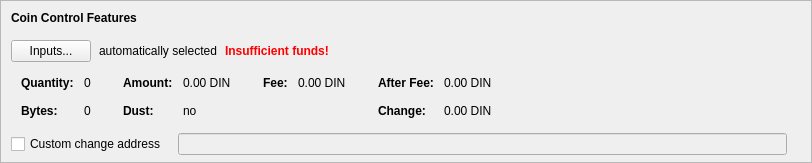
    <widget class="QFrame" name="frameCoinControl">
     <property name="sizePolicy">
      <sizepolicy hsizetype="Expanding" vsizetype="Expanding">
       <horstretch>0</horstretch>
       <verstretch>0</verstretch>
      </sizepolicy>
     </property>
     <property name="maximumSize">
      <size>
       <width>16777215</width>
       <height>16777215</height>
      </size>
     </property>
     <property name="frameShape">
      <enum>QFrame::StyledPanel</enum>
     </property>
     <property name="frameShadow">
      <enum>QFrame::Sunken</enum>
     </property>
     <layout class="QVBoxLayout" name="verticalLayoutCoinControl2">
      <property name="spacing">
       <number>0</number>
      </property>
      <property name="leftMargin">
       <number>0</number>
      </property>
      <property name="topMargin">
       <number>0</number>
      </property>
      <property name="rightMargin">
       <number>0</number>
      </property>
      <property name="bottomMargin">
       <number>6</number>
      </property>
      <item>
       <layout class="QVBoxLayout" name="verticalLayoutCoinControl" stretch="0,0,0,0,1">
        <property name="spacing">
         <number>0</number>
        </property>
        <property name="leftMargin">
         <number>10</number>
        </property>
        <property name="topMargin">
         <number>10</number>
        </property>
        <item>
         <layout class="QHBoxLayout" name="horizontalLayoutCoinControl1">
          <property name="bottomMargin">
           <number>15</number>
          </property>
          <item>
           <widget class="QLabel" name="labelCoinControlFeatures">
            <property name="sizePolicy">
             <sizepolicy hsizetype="Preferred" vsizetype="Maximum">
              <horstretch>0</horstretch>
              <verstretch>0</verstretch>
             </sizepolicy>
            </property>
            <property name="font">
             <font>
              <weight>75</weight>
              <bold>true</bold>
             </font>
            </property>
            <property name="styleSheet">
             <string notr="true">font-weight:bold;</string>
            </property>
            <property name="text">
             <string>Coin Control Features</string>
            </property>
           </widget>
          </item>
         </layout>
        </item>
        <item>
         <layout class="QHBoxLayout" name="horizontalLayoutCoinControl2" stretch="0,0,0,0">
          <property name="spacing">
           <number>8</number>
          </property>
          <property name="bottomMargin">
           <number>10</number>
          </property>
          <item>
           <widget class="QPushButton" name="pushButtonCoinControl">
            <property name="styleSheet">
             <string notr="true"/>
            </property>
            <property name="text">
             <string>Inputs...</string>
            </property>
            <property name="autoDefault">
             <bool>false</bool>
            </property>
           </widget>
          </item>
          <item>
           <widget class="QLabel" name="labelCoinControlAutomaticallySelected">
            <property name="text">
             <string>automatically selected</string>
            </property>
            <property name="margin">
             <number>5</number>
            </property>
           </widget>
          </item>
          <item>
           <widget class="QLabel" name="labelCoinControlInsuffFunds">
            <property name="font">
             <font>
              <weight>75</weight>
              <bold>true</bold>
             </font>
            </property>
            <property name="styleSheet">
             <string notr="true">color:red;font-weight:bold;</string>
            </property>
            <property name="text">
             <string>Insufficient funds!</string>
            </property>
            <property name="margin">
             <number>5</number>
            </property>
           </widget>
          </item>
          <item>
           <spacer name="horizontalSpacerCoinControl">
            <property name="orientation">
             <enum>Qt::Horizontal</enum>
            </property>
            <property name="sizeHint" stdset="0">
             <size>
              <width>40</width>
              <height>1</height>
             </size>
            </property>
           </spacer>
          </item>
         </layout>
        </item>
        <item>
         <widget class="QWidget" name="widgetCoinControl" native="true">
          <property name="sizePolicy">
           <sizepolicy hsizetype="Preferred" vsizetype="Preferred">
            <horstretch>0</horstretch>
            <verstretch>0</verstretch>
           </sizepolicy>
          </property>
          <property name="minimumSize">
           <size>
            <width>0</width>
            <height>0</height>
           </size>
          </property>
          <property name="styleSheet">
           <string notr="true"/>
          </property>
          <layout class="QHBoxLayout" name="horizontalLayoutCoinControl5">
           <property name="leftMargin">
            <number>0</number>
           </property>
           <property name="topMargin">
            <number>0</number>
           </property>
           <property name="rightMargin">
            <number>0</number>
           </property>
           <property name="bottomMargin">
            <number>0</number>
           </property>
           <item>
            <layout class="QHBoxLayout" name="horizontalLayoutCoinControl3" stretch="0,0,0,1">
             <property name="spacing">
              <number>20</number>
             </property>
             <property name="topMargin">
              <number>0</number>
             </property>
             <property name="bottomMargin">
              <number>10</number>
             </property>
             <item>
              <layout class="QFormLayout" name="formLayoutCoinControl1">
               <property name="horizontalSpacing">
                <number>10</number>
               </property>
               <property name="verticalSpacing">
                <number>14</number>
               </property>
               <property name="leftMargin">
                <number>10</number>
               </property>
               <property name="topMargin">
                <number>4</number>
               </property>
               <property name="rightMargin">
                <number>6</number>
               </property>
               <item row="0" column="0">
                <widget class="QLabel" name="labelCoinControlQuantityText">
                 <property name="font">
                  <font>
                   <weight>75</weight>
                   <bold>true</bold>
                  </font>
                 </property>
                 <property name="text">
                  <string>Quantity:</string>
                 </property>
                 <property name="margin">
                  <number>0</number>
                 </property>
                </widget>
               </item>
               <item row="0" column="1">
                <widget class="QLabel" name="labelCoinControlQuantity">
                 <property name="cursor">
                  <cursorShape>IBeamCursor</cursorShape>
                 </property>
                 <property name="contextMenuPolicy">
                  <enum>Qt::ActionsContextMenu</enum>
                 </property>
                 <property name="text">
                  <string notr="true">0</string>
                 </property>
                 <property name="margin">
                  <number>0</number>
                 </property>
                 <property name="textInteractionFlags">
                  <set>Qt::LinksAccessibleByMouse|Qt::TextSelectableByKeyboard|Qt::TextSelectableByMouse</set>
                 </property>
                </widget>
               </item>
               <item row="1" column="0">
                <widget class="QLabel" name="labelCoinControlBytesText">
                 <property name="font">
                  <font>
                   <weight>75</weight>
                   <bold>true</bold>
                  </font>
                 </property>
                 <property name="text">
                  <string>Bytes:</string>
                 </property>
                </widget>
               </item>
               <item row="1" column="1">
                <widget class="QLabel" name="labelCoinControlBytes">
                 <property name="cursor">
                  <cursorShape>IBeamCursor</cursorShape>
                 </property>
                 <property name="contextMenuPolicy">
                  <enum>Qt::ActionsContextMenu</enum>
                 </property>
                 <property name="text">
                  <string notr="true">0</string>
                 </property>
                 <property name="textInteractionFlags">
                  <set>Qt::LinksAccessibleByMouse|Qt::TextSelectableByKeyboard|Qt::TextSelectableByMouse</set>
                 </property>
                </widget>
               </item>
              </layout>
             </item>
             <item>
              <layout class="QFormLayout" name="formLayoutCoinControl2">
               <property name="horizontalSpacing">
                <number>10</number>
               </property>
               <property name="verticalSpacing">
                <number>14</number>
               </property>
               <property name="leftMargin">
                <number>6</number>
               </property>
               <property name="topMargin">
                <number>4</number>
               </property>
               <property name="rightMargin">
                <number>6</number>
               </property>
               <item row="0" column="0">
                <widget class="QLabel" name="labelCoinControlAmountText">
                 <property name="font">
                  <font>
                   <weight>75</weight>
                   <bold>true</bold>
                  </font>
                 </property>
                 <property name="text">
                  <string>Amount:</string>
                 </property>
                 <property name="margin">
                  <number>0</number>
                 </property>
                </widget>
               </item>
               <item row="0" column="1">
                <widget class="QLabel" name="labelCoinControlAmount">
                 <property name="cursor">
                  <cursorShape>IBeamCursor</cursorShape>
                 </property>
                 <property name="contextMenuPolicy">
                  <enum>Qt::ActionsContextMenu</enum>
                 </property>
                 <property name="text">
                  <string notr="true">0.00 DIN</string>
                 </property>
                 <property name="textInteractionFlags">
                  <set>Qt::LinksAccessibleByMouse|Qt::TextSelectableByKeyboard|Qt::TextSelectableByMouse</set>
                 </property>
                </widget>
               </item>
               <item row="1" column="0">
                <widget class="QLabel" name="labelCoinControlLowOutputText">
                 <property name="font">
                  <font>
                   <weight>75</weight>
                   <bold>true</bold>
                  </font>
                 </property>
                 <property name="text">
                  <string>Dust:</string>
                 </property>
                </widget>
               </item>
               <item row="1" column="1">
                <widget class="QLabel" name="labelCoinControlLowOutput">
                 <property name="cursor">
                  <cursorShape>IBeamCursor</cursorShape>
                 </property>
                 <property name="contextMenuPolicy">
                  <enum>Qt::ActionsContextMenu</enum>
                 </property>
                 <property name="text">
                  <string notr="true">no</string>
                 </property>
                 <property name="textInteractionFlags">
                  <set>Qt::LinksAccessibleByMouse|Qt::TextSelectableByKeyboard|Qt::TextSelectableByMouse</set>
                 </property>
                </widget>
               </item>
              </layout>
             </item>
             <item>
              <layout class="QFormLayout" name="formLayoutCoinControl3">
               <property name="horizontalSpacing">
                <number>10</number>
               </property>
               <property name="verticalSpacing">
                <number>14</number>
               </property>
               <property name="leftMargin">
                <number>6</number>
               </property>
               <property name="topMargin">
                <number>4</number>
               </property>
               <property name="rightMargin">
                <number>6</number>
               </property>
               <item row="0" column="0">
                <widget class="QLabel" name="labelCoinControlFeeText">
                 <property name="font">
                  <font>
                   <weight>75</weight>
                   <bold>true</bold>
                  </font>
                 </property>
                 <property name="text">
                  <string>Fee:</string>
                 </property>
                 <property name="margin">
                  <number>0</number>
                 </property>
                </widget>
               </item>
               <item row="0" column="1">
                <widget class="QLabel" name="labelCoinControlFee">
                 <property name="cursor">
                  <cursorShape>IBeamCursor</cursorShape>
                 </property>
                 <property name="contextMenuPolicy">
                  <enum>Qt::ActionsContextMenu</enum>
                 </property>
                 <property name="text">
                  <string notr="true">0.00 DIN</string>
                 </property>
                 <property name="textInteractionFlags">
                  <set>Qt::LinksAccessibleByMouse|Qt::TextSelectableByKeyboard|Qt::TextSelectableByMouse</set>
                 </property>
                </widget>
               </item>
             </layout>
             </item>
             <item>
              <layout class="QFormLayout" name="formLayoutCoinControl4">
               <property name="horizontalSpacing">
                <number>10</number>
               </property>
               <property name="verticalSpacing">
                <number>14</number>
               </property>
               <property name="leftMargin">
                <number>6</number>
               </property>
               <property name="topMargin">
                <number>4</number>
               </property>
               <property name="rightMargin">
                <number>6</number>
               </property>
               <item row="0" column="0">
                <widget class="QLabel" name="labelCoinControlAfterFeeText">
                 <property name="font">
                  <font>
                   <weight>75</weight>
                   <bold>true</bold>
                  </font>
                 </property>
                 <property name="text">
                  <string>After Fee:</string>
                 </property>
                 <property name="margin">
                  <number>0</number>
                 </property>
                </widget>
               </item>
               <item row="0" column="1">
                <widget class="QLabel" name="labelCoinControlAfterFee">
                 <property name="cursor">
                  <cursorShape>IBeamCursor</cursorShape>
                 </property>
                 <property name="contextMenuPolicy">
                  <enum>Qt::ActionsContextMenu</enum>
                 </property>
                 <property name="text">
                  <string notr="true">0.00 DIN</string>
                 </property>
                 <property name="textInteractionFlags">
                  <set>Qt::LinksAccessibleByMouse|Qt::TextSelectableByKeyboard|Qt::TextSelectableByMouse</set>
                 </property>
                </widget>
               </item>
               <item row="1" column="0">
                <widget class="QLabel" name="labelCoinControlChangeText">
                 <property name="font">
                  <font>
                   <weight>75</weight>
                   <bold>true</bold>
                  </font>
                 </property>
                 <property name="text">
                  <string>Change:</string>
                 </property>
                </widget>
               </item>
               <item row="1" column="1">
                <widget class="QLabel" name="labelCoinControlChange">
                 <property name="cursor">
                  <cursorShape>IBeamCursor</cursorShape>
                 </property>
                 <property name="contextMenuPolicy">
                  <enum>Qt::ActionsContextMenu</enum>
                 </property>
                 <property name="text">
                  <string notr="true">0.00 DIN</string>
                 </property>
                 <property name="textInteractionFlags">
                  <set>Qt::LinksAccessibleByMouse|Qt::TextSelectableByKeyboard|Qt::TextSelectableByMouse</set>
                 </property>
                </widget>
               </item>
              </layout>
             </item>
            </layout>
           </item>
          </layout>
         </widget>
        </item>
        <item>
         <layout class="QHBoxLayout" name="horizontalLayoutCoinControl4" stretch="0,0,0">
          <property name="spacing">
           <number>12</number>
          </property>
          <property name="sizeConstraint">
           <enum>QLayout::SetDefaultConstraint</enum>
          </property>
          <property name="topMargin">
           <number>5</number>
          </property>
          <property name="rightMargin">
           <number>5</number>
          </property>
          <item>
           <widget class="QCheckBox" name="checkBoxCoinControlChange">
            <property name="toolTip">
             <string>If this is activated, but the change address is empty or invalid, change will be sent to a newly generated address.</string>
            </property>
            <property name="text">
             <string>Custom change address</string>
            </property>
           </widget>
          </item>
          <item>
           <widget class="QValidatedLineEdit" name="lineEditCoinControlChange">
            <property name="enabled">
             <bool>false</bool>
            </property>
            <property name="sizePolicy">
             <sizepolicy hsizetype="Expanding" vsizetype="Fixed">
              <horstretch>0</horstretch>
              <verstretch>0</verstretch>
             </sizepolicy>
            </property>
           </widget>
          </item>
          <item>
           <widget class="QLabel" name="labelCoinControlChangeLabel">
            <property name="sizePolicy">
             <sizepolicy hsizetype="Preferred" vsizetype="Expanding">
              <horstretch>0</horstretch>
              <verstretch>0</verstretch>
             </sizepolicy>
            </property>
            <property name="minimumSize">
             <size>
              <width>0</width>
              <height>0</height>
             </size>
            </property>
            <property name="text">
             <string/>
            </property>
            <property name="margin">
             <number>3</number>
            </property>
           </widget>
          </item>
         </layout>
        </item>
        <item>
         <spacer name="verticalSpacerCoinControl">
          <property name="orientation">
           <enum>Qt::Vertical</enum>
          </property>
          <property name="sizeHint" stdset="0">
           <size>
            <width>800</width>
            <height>1</height>
           </size>
          </property>
         </spacer>
        </item>
       </layout>
      </item>
     </layout>
    </widget>
